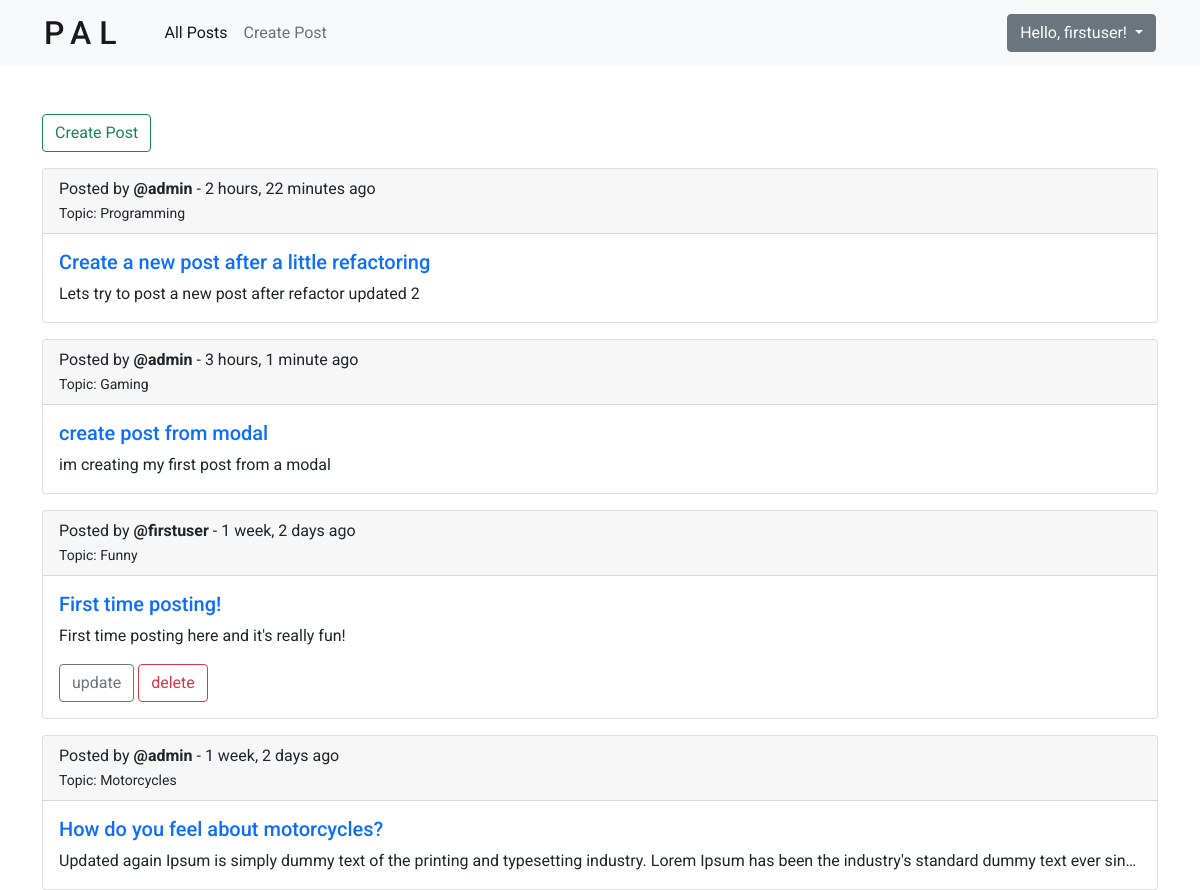
Screenshot of / (signed in) with the database file from the repository.
### posts/models.py (models this page shows, shortened)
class Post(models.Model):
    name = models.CharField(max_length=200)
    description = models.TextField(null=True, blank=True)
    topic = models.ForeignKey(Topic, null=True, on_delete=SET_NULL) # each Post is related to a single Topic
    user = models.ForeignKey(User, null=True, on_delete=SET_NULL) # each Post is related to a single User
    created = models.DateTimeField(auto_now_add=True)
    updated = models.DateTimeField(auto_now=True)

class Topic(models.Model):
    name = models.CharField(max_length=50)
    def __str__(self):
        return self.name

### posts/views.py (the view)
# urls.py: path('', views.index, name='index'),
def index(request):
    posts = Post.objects.all().order_by('-created')
    context = {
        'posts': posts
    }
    return render(request, 'posts/home.html', context)

### posts/templates/posts/home.html
{% extends 'main.html' %}
{% block content %}
<div class="mt-5">
    <a href="{% url 'posts:create-post' %}" class="btn btn-outline-success">Create Post</a>
    {% for post in posts %}
        <div class="card mt-3">
            <div class="card-header">
                <p>Posted by <b>@{{ post.user }}</b> - {{ post.created|timesince }} ago</p>
                <small>Topic: {{ post.topic }}</small>
            </div>
            <div class="card-body">
              <h5>
                <a class="card-title" href="{% url 'posts:post' post.id %}">{{ post.name }}</a>
              </h5>
              <p class="card-text">{{ post.description }}</p>
            {% if request.user == post.user %}
                <a href="{% url 'posts:update-post' post.id %}?next={{ request.path|urlencode }}" class="btn btn-outline-secondary">update</a>
                <a href="{% url 'posts:delete-post' post.id %}?next={{ request.path|urlencode }}" class="btn btn-outline-danger">delete</a>
            {% endif %}
            </div>
          </div>
    {% endfor %}
</div>
{% endblock content %}

### templates/navbar.html (shortened to what this page needs)
<nav class="navbar navbar-expand-lg navbar-light bg-light">
    <div class="container-fluid">
      <h1 class="navbar-brand">PAL</h1>
      <div class="collapse navbar-collapse" id="navbarSupportedContent">
        <ul class="navbar-nav me-auto mb-lg-0">
          <li class="nav-item">
            <a class="nav-link active" aria-current="page" href="{% url 'posts:index' %}">All Posts</a>
          </li>
          <li class="nav-item">
            <a class="nav-link" href="{% url 'posts:create-post' %}">Create Post</a>
          </li>
        </ul>
        <div class="d-flex align-center">
            {% if request.user.is_authenticated %}
                <div class="dropdown">
                    <button class="btn btn-secondary dropdown-toggle" type="button" id="dropdownMenuButton1" data-bs-toggle="dropdown" aria-expanded="false">
                        Hello, {{ request.user.username }}!
                    </button>
                  </div>
            {% else %}
                <div>
                    <a href="{% url 'user:sign-in' %}" class="btn btn-outline-secondary">Sign in</a>
                    <a href="{% url 'user:sign-up' %}" class="btn btn-primary">Sign up</a>
                </div>
            {% endif %}
        </div>
      </div>
    </div>
  </nav>

### static/styles/main.css (style rules this page uses)
.navbar-brand { font-size: 2rem; padding: 0; margin: 0; margin-right: 2rem; letter-spacing: .5rem; }
.card-text { text-overflow: ellipsis; white-space: nowrap; overflow: hidden; }
.card-header p { margin-bottom: 0; }
.navbar { padding: .8rem 2rem; }

### static/styles/base.css (style rules this page uses)
*, *::before, *::after { margin: 0; padding: 0; box-sizing: border-box; }
body { font-family: 'Roboto', sans-serif; }
a { text-decoration: none; }

### rows the page displays
Post: user "admin", created "2 hours, 22 minutes", topic "Programming", name "Create a new post after a little refactoring", description "Lets try to post a new post after refactor updated 2"
Post: user "admin", created "3 hours, 1 minute", topic "Gaming", name "create post from modal", description "im creating my first post from a modal"
Post: user "firstuser", created "1 week, 2 days", topic "Funny", name "First time posting!", description "First time posting here and it's really fun!"
Post: user "admin", created "1 week, 2 days", topic "Motorcycles", name "How do you feel about motorcycles?", description "Updated again Ipsum is simply dummy text of the printing and typesetting industry. Lorem Ipsum has been the industry's standard dummy text ever sin…"

### other values shown
{{ request.user.username }} "firstuser"
